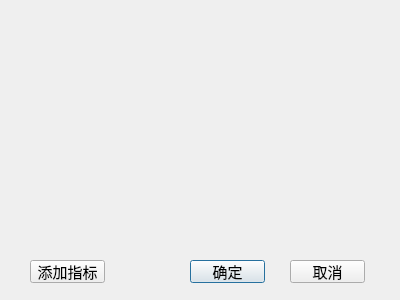
<?xml version="1.0" encoding="UTF-8"?>
<ui version="4.0">
 <class>StarEvent</class>
 <widget class="QDialog" name="StarEvent">
  <property name="geometry">
   <rect>
    <x>0</x>
    <y>0</y>
    <width>400</width>
    <height>300</height>
   </rect>
  </property>
  <property name="windowTitle">
   <string>StarEvent</string>
  </property>
  <widget class="QPushButton" name="pushButton_sure">
   <property name="geometry">
    <rect>
     <x>190</x>
     <y>260</y>
     <width>75</width>
     <height>23</height>
    </rect>
   </property>
   <property name="font">
    <font>
     <family>黑体</family>
     <pointsize>11</pointsize>
    </font>
   </property>
   <property name="text">
    <string>确定</string>
   </property>
  </widget>
  <widget class="QPushButton" name="pushButton_cancel">
   <property name="geometry">
    <rect>
     <x>290</x>
     <y>260</y>
     <width>75</width>
     <height>23</height>
    </rect>
   </property>
   <property name="font">
    <font>
     <family>黑体</family>
     <pointsize>11</pointsize>
    </font>
   </property>
   <property name="text">
    <string>取消</string>
   </property>
  </widget>
  <widget class="QWidget" name="gridLayoutWidget">
   <property name="geometry">
    <rect>
     <x>29</x>
     <y>9</y>
     <width>341</width>
     <height>231</height>
    </rect>
   </property>
   <layout class="QGridLayout" name="gridLayout" rowminimumheight="0"/>
  </widget>
  <widget class="QPushButton" name="pushButton_add">
   <property name="geometry">
    <rect>
     <x>30</x>
     <y>260</y>
     <width>75</width>
     <height>23</height>
    </rect>
   </property>
   <property name="font">
    <font>
     <family>黑体</family>
     <pointsize>11</pointsize>
    </font>
   </property>
   <property name="text">
    <string>添加指标</string>
   </property>
  </widget>
 </widget>
 <resources/>
 <connections/>
</ui>
